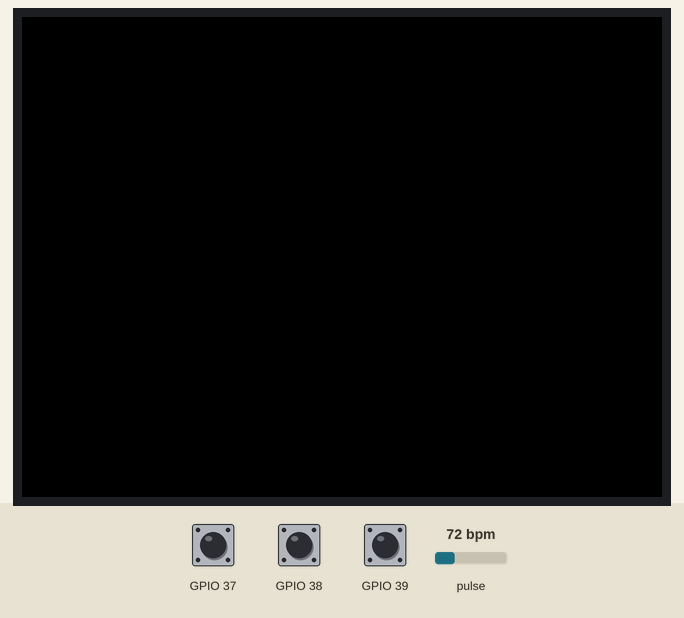
A program run on a simulated ESP32. On the bench: 320×240 colour display. The test bench sets the inputs (shaded band); at power-on: GPIO 39 HIGH, pulse 72 bpm, GPIO 37 HIGH, GPIO 38 HIGH. WiFi joins after 1.5 s; servers stay silent unless stated; uploads are accepted with an empty reply; what the program prints to the serial monitor is not drawn.

Above: at 2.9 s.
3.0 s: GPIO 39 pulled LOW for 0.15 s
At 3.31 s:
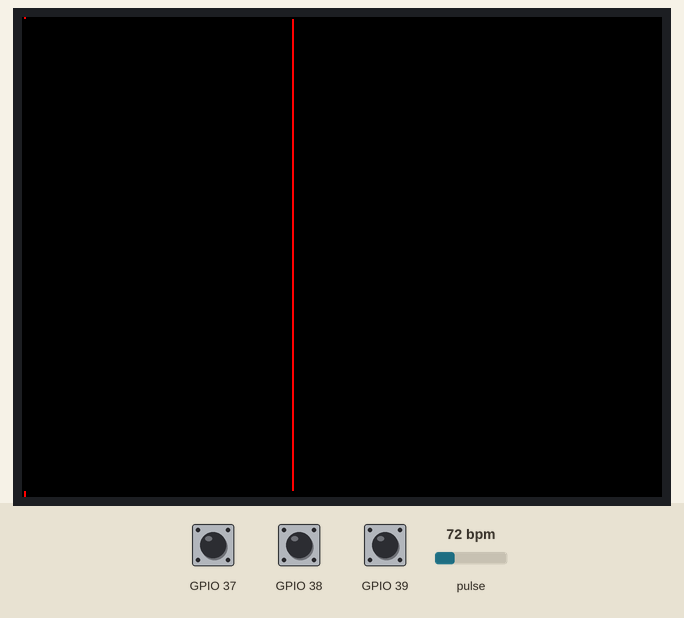
3.7 s: GPIO 39 pulled LOW for 1 s
6.2 s: GPIO 39 pulled LOW for 0.15 s
6.9 s: pulse set to 42 bpm
At 8.1 s:
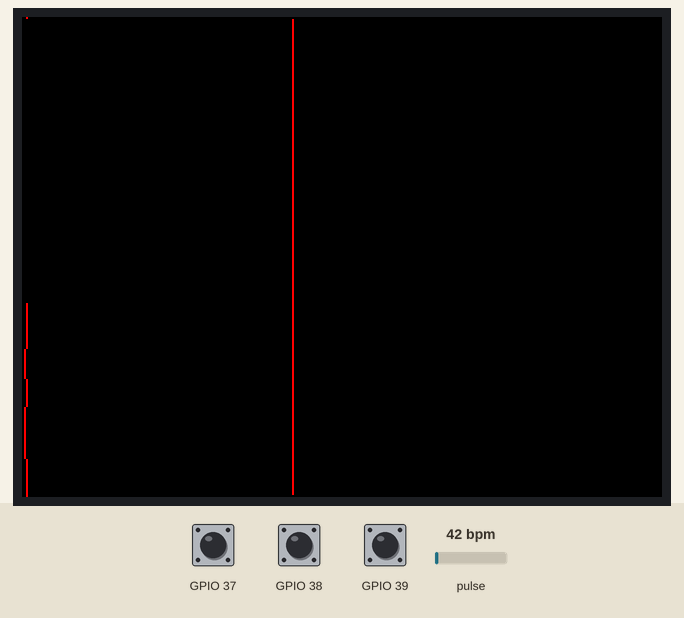
8.7 s: pulse set to 70 bpm
At 9.1 s:
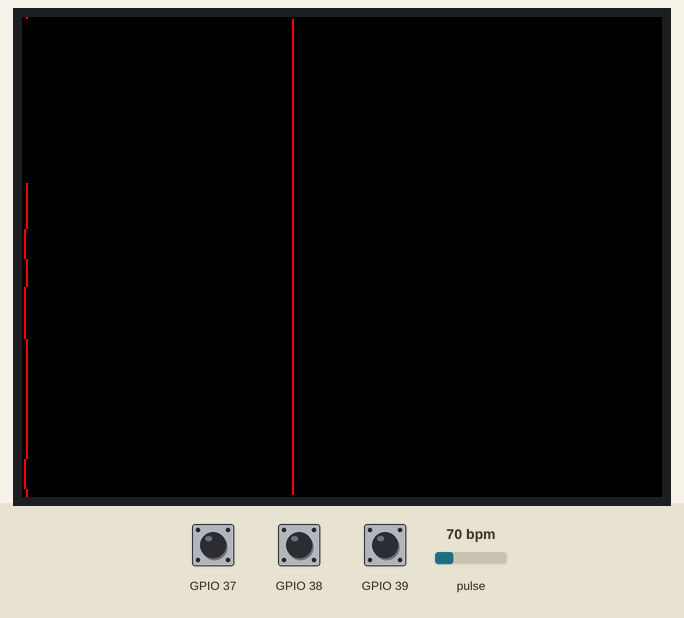
10.7 s: pulse set to 100 bpm
At 11.6 s:
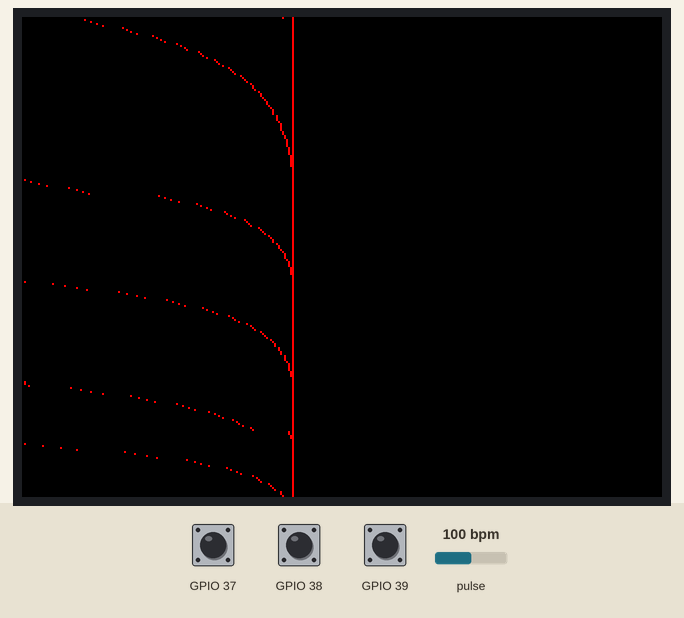
Timing chart, 0 to 13.7 s (numbered marks = the images above; inputs shaded):
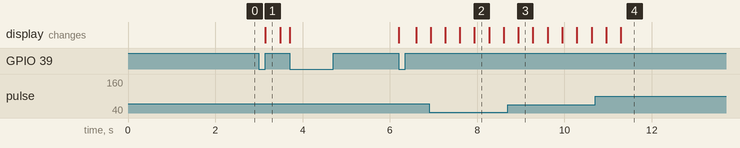

Measured:
- after the input at 3.0 s, the display: changes after 0.15 s (image 1)

The program:

main.cpp
```cpp
#include <Arduino.h> // Arduinoライブラリをインクルード
#include <M5unified.h> // M5Stackライブラリをインクルード
#include <Wire.h> // I2C通信ライブラリをインクルード
#include <WiFi.h> // WiFiライブラリをインクルード
#include <HTTPClient.h> // HTTPクライアントライブラリをインクルード
#include "MAX30100.h" // MAX30100センサライブラリをインクルード

// Sampling is tightly related to the dynamic range of the ADC.
// refer to the datasheet for further info
#define SAMPLING_RATE MAX30100_SAMPRATE_100HZ // サンプリングレートを100Hzに設定

// The LEDs currents must be set to a level that avoids clipping and maximises the
// dynamic range
#define IR_LED_CURRENT MAX30100_LED_CURR_50MA // 赤外線LEDの電流を50mAに設定
#define RED_LED_CURRENT MAX30100_LED_CURR_27_1MA // 赤色LEDの電流を27.1mAに設定

// The pulse width of the LEDs driving determines the resolution of
// the ADC (which is a Sigma-Delta).
// set HIGHRES_MODE to true only when setting PULSE_WIDTH to MAX30100_SPC_PW_1600US_16BITS
#define PULSE_WIDTH MAX30100_SPC_PW_1600US_16BITS // パルス幅を1600usに設定
#define HIGHRES_MODE true // 高解像度モードを有効に設定

// Instantiate a MAX30100 sensor class
MAX30100 sensor; // MAX30100センサのインスタンスを作成

// display: 240 x 135
#define X 240 // ディスプレイの幅を240に設定
#define Y 135 // ディスプレイの高さを135に設定
#define N 256 // データ配列のサイズを256に設定
#define Nbit 8 // ビット数を8に設定

uint16_t val_red[N], val_ir[N]; // 赤色と赤外線のデータ配列を定義
uint8_t px = 0; // データ配列のインデックスを初期化

#define Navg_base 200 // 基準値の平均化に使用するデータ数を200に設定
#define Navg_data 10 // データの平均化に使用するデータ数を10に設定
#define Navg_slope 10 // 傾きの平均化に使用するデータ数を10に設定
int data0 = 0; // 前回のデータを初期化
uint8_t fRamp = 0, fRamp0 = 0; // 傾きのフラグを初期化
int slope[Navg_slope]; // 傾きのデータ配列を定義
uint8_t pSlope = 0; // 傾きのデータ配列のインデックスを初期化
uint16_t tNP = 0, tPN = 0, tPN0 = 0, periodPN = 0, periodNP = 0; // 時間と周期を初期化
uint8_t fValid = 0; // 有効データのフラグを初期化
uint32_t sum_base = 0, sum_data = 0; // 基準値とデータの合計を初期化
long sum_slope = 0; // 傾きの合計を初期化

uint8_t f = 0; // 描画フラグを初期化

bool isOn = false; // センサの状態を初期化

// Google Sheets
char *ssid = "ifdl"; // WiFiのSSIDを設定
char *password = "hogeupip5"; // WiFiのパスワードを設定
const char* published_url = "https://script.google.com/macros/s/AKfycbzapF-EfOt_K34wxz9O-4fD5xoaAAFShaLQ6UTJSYmJVDDi3t-Qz9awCJgXJoMLVrOm/exec"; // Google SheetsのURLを設定
#define pubPeriod 300 // データ送信の周期を300に設定
int pubData[pubPeriod]; // データ送信用の配列を定義
String pubMessage; // データ送信用のメッセージを定義
int pubPx = 0; // データ送信用のインデックスを初期化

// Difine for calculate differencial
#define AVE_WIDTH 10
float sum1, sum2, sum3;
float original[pubPeriod];
float average1[pubPeriod], diff1[pubPeriod];
float average2[pubPeriod], diff2[pubPeriod];
float average3[pubPeriod];

void sensorSetup(); // センサのセットアップ関数を宣言
void connectWifi(); // WiFi接続関数を宣言
void sendToGoogleSheets(); // Google Sheets送信関数を宣言

void setup()
{
  M5.begin(); // M5Stackの初期化
  connectWifi(); // WiFiに接続
  sensorSetup(); // センサのセットアップ
  M5.Lcd.clear(); // ディスプレイをクリア
  for (uint16_t x = 0; x < N; x++)
  {
    val_red[x] = 0; // 赤色データ配列を初期化
    val_ir[x] = 0; // 赤外線データ配列を初期化
  }
}

void loop()
{
  M5.update(); // M5Stackの状態を更新
  uint16_t ir, red; // 赤外線と赤色のデータを定義

  if (M5.BtnA.wasPressed())
  {
    isOn = !isOn; // センサの状態を切り替え
    if (isOn)
    {
      M5.Lcd.clear(); // ディスプレイをクリア
      px = 0; // データ配列のインデックスを初期化
      pubPx = 0; // データ送信用のインデックスを初期化
      sensorSetup(); // センサのセットアップ
    } else {
      Serial.println("Stopped"); // シリアルモニタに停止メッセージを表示
      sendToGoogleSheets(); // Google Sheetsにデータを送信
    }
  }

  sensor.update(); // センサの状態を更新
  while (isOn && sensor.getRawValues(&ir, &red))
  {
    if(pubPx++ == pubPeriod)
    {
      Serial.println("Collected 3000 data"); // シリアルモニタにデータ収集完了メッセージを表示
      sendToGoogleSheets(); // Google Sheetsにデータを送信
      isOn = false; // センサの状態をオフに設定
      break; // ループを抜ける
    }

    val_red[px] = red; // 赤色データ配列にデータを追加
    val_ir[px] = ir; // 赤外線データ配列にデータを追加

    /////////////////////////////
    original[px] = static_cast<float>(red);
    if(px >= AVE_WIDTH) {		//px-AVE_WIDTH
      sum1=0;
      for(int i = px-AVE_WIDTH; i<= px; i++) {
        sum1 += original[i];
      }
      average1[px] = sum1 / (AVE_WIDTH+1);
    }
    if(px >=  AVE_WIDTH+1) {
      diff1[px] = average1[px] - average1[px-1];
    }
    if(px >= AVE_WIDTH*2+1) {		//px-AVE_WIDTH
      sum2=0;
      for(int i = px-AVE_WIDTH; i<= px; i++) {
        sum2 += diff1[i];
      }
      average2[px] = sum2 / (AVE_WIDTH+1);
    }
    if(px >=  AVE_WIDTH*2+2) {
      diff2[px] = average2[px] - average2[px-1];
    }
    if(px >= AVE_WIDTH*3+2) {		//px-AVE_WIDTH
      sum3=0;
      for(int i = px-AVE_WIDTH; i<= px; i++) {
        sum3 += diff2[i];
      }
      average3[px] = sum3 / (AVE_WIDTH+1);
    }
    /////////////////////////////

    uint16_t px0;
    sum_base = 0; // 基準値の合計を初期化
    px0 = (X + px - Navg_base - 1) % X; // 基準値のインデックスを計算
    for (uint8_t i = 0; i < Navg_base; i++)
      sum_base += val_red[(px0 + i) % X]; // 基準値の合計を計算
    sum_data = 0; // データの合計を初期化
    px0 = (X + px - Navg_data - 1) % X; // データのインデックスを計算
    for (uint8_t i = 0; i < Navg_data; i++)
      sum_data += val_red[(px0 + i) % X]; // データの合計を計算
    uint16_t base = sum_base / Navg_base; // 基準値の平均を計算
    int data = sum_data / Navg_data - base; // データの平均から基準値を引く
    slope[pSlope] = data - data0; // 傾きを計算
    pSlope = (pSlope + 1) % Navg_slope; // 傾きのインデックスを更新
    sum_slope = 0; // 傾きの合計を初期化
    for (uint8_t i = 0; i < Navg_slope; i++)
      sum_slope += slope[i]; // 傾きの合計を計算
    int avg_slope = sum_slope / Navg_slope; // 傾きの平均を計算
    if (avg_slope > 0) fRamp = 1; else fRamp = 0; // 傾きのフラグを更新

    if (fRamp0 == 0 && fRamp == 1)
      tNP = millis(); // 傾きが正から負に変わった時の時間を記録
    else if (fRamp0 == 1 && fRamp == 0){
        tPN = millis(); // 傾きが負から正に変わった時の時間を記録
        periodPN = tPN - tNP; // 正から負への周期を計算
        periodNP = tNP - tPN0; // 負から正への周期を計算
        tPN0 = tPN; // 時間を更新
    }
    fRamp0 = fRamp; // 傾きのフラグを更新
    data0 = data; // データを更新
    if (periodPN > 400 && periodPN < 800 && periodNP > 100 && periodNP < 300)
      fValid = 1; // データが有効かどうかを判定
    else
      fValid = 0; // データが無効
    //Serial.printf("%d %d %d %d %d %d %d\n", pubPx, millis(), red, base, data, periodPN, periodNP); // シリアルモニタにデータを表示
    //    printf(">red:%d\n", val_red[px]);
    //    printf(">max:%d\n", max_red);
    //    printf(">min:%d\n", min_red);

    // Start of drawing
    f++;
    if (f == 4) // draw every 4 samples
    {
      f = 0; // 描画フラグを初期化
      uint16_t min_red = 65535, min_ir = 65535, max_red = 0, max_ir = 0; // 最小値と最大値を初期化
      for (uint8_t x = 0; x < X; x++)
      {
        if (val_red[x] > max_red)
          max_red = val_red[x]; // 赤色データの最大値を更新
        if (val_red[x] < min_red)
          min_red = val_red[x]; // 赤色データの最小値を更新
        if (val_ir[x] > max_ir)
          max_ir = val_ir[x]; // 赤外線データの最大値を更新
        if (val_ir[x] < min_ir)
          min_ir = val_ir[x]; // 赤外線データの最小値を更新
      }
      uint16_t mag_red, mag_ir;
      if ((max_red - min_red) < Y)
        mag_red = 1; // 赤色データの倍率を設定
      else
        mag_red = (max_red - min_red) / Y; // 赤色データの倍率を計算
      if ((max_ir - min_ir) < Y)
        mag_ir = 1; // 赤外線データの倍率を設定
      else
        mag_ir = (max_ir - min_ir) / Y; // 赤外線データの倍率を計算
      uint8_t dx = px; // データ配列のインデックスを設定
      int y_red, y_ir;
      for (uint8_t x = 0; x < X; x++)
      {
        y_red = (val_red[dx] - min_red) / mag_red; // 赤色データのY座標を計算
        if (y_red > Y - 1)
          y_red = Y - 1; // Y座標の上限を設定
        if (y_red < 0)
          y_red = 0; // Y座標の下限を設定
        y_ir = (val_ir[dx] - min_ir) / mag_ir; // 赤外線データのY座標を計算
        if (y_ir > Y - 1)
          y_ir = Y - 1; // Y座標の上限を設定
        if (y_ir < 0)
          y_ir = 0; // Y座標の下限を設定
        M5.Lcd.drawFastHLine(0, x, Y, BLACK); // ディスプレイに水平線を描画
        if (fValid == 1)
          M5.Lcd.drawPixel(Y - y_red, x, WHITE); // データが有効な場合、白色でピクセルを描画
        else
          M5.Lcd.drawPixel(Y - y_red, x, RED); // データが無効な場合、赤色でピクセルを描画
        dx = (dx + 1) % X; // データ配列のインデックスを更新
      }
    }
    // End of drawing
    Serial.printf("%d %d %d %d %f %f %f %f %f\n", px, pubPx, millis(), red, average1[px], diff1[px], average2[px], diff2[px], average3[px]); // シリアルモニタにデータを表示
    pubData[pubPx] = average3[px]; // データ送信用の配列にデータを追加

    px = (px + 1) % X; // データ配列のインデックスを更新
  }
}

void sensorSetup()
{
  if (!sensor.begin())
  {
    printf("fail\n"); // センサの初期化に失敗した場合、メッセージを表示
    M5.Lcd.print("MAX30100 not found."); // ディスプレイにエラーメッセージを表示
  }
  else
  {
    printf("ok\n"); // センサの初期化に成功した場合、メッセージを表示
  }

  // Set up the wanted parameters
  sensor.setMode(MAX30100_MODE_SPO2_HR); // センサのモードを設定
  sensor.setLedsCurrent(IR_LED_CURRENT, RED_LED_CURRENT); // LEDの電流を設定
  sensor.setLedsPulseWidth(PULSE_WIDTH); // LEDのパルス幅を設定
  sensor.setSamplingRate(SAMPLING_RATE); // サンプリングレートを設定
  sensor.setHighresModeEnabled(HIGHRES_MODE); // 高解像度モードを有効に設定
  sensor.resume(); // センサを再開
}

void connectWifi()
{
  int cnt = 0; // カウンタを初期化
  WiFi.begin(ssid, password); // WiFiに接続
  Serial.println("Connecting to "+String(ssid)); // シリアルモニタに接続メッセージを表示
  while (WiFi.status() != WL_CONNECTED){
    delay(500); // 接続が完了するまで待機
    if(cnt++ > 20) break; // カウンタが20を超えた場合、ループを抜ける
  }
  Serial.println("Connected"); // シリアルモニタに接続完了メッセージを表示
}

void sendToGoogleSheets()
{
  pubMessage = ""; // メッセージを初期化
  for (uint16_t i = 0; i < pubPeriod; i++){
    pubMessage += String(pubData[i]) + ","; // データをメッセージに追加
  }
  Serial.print("HTTP start\n"); // シリアルモニタにHTTP開始メッセージを表示
  HTTPClient http; // HTTPクライアントを作成
  http.begin(published_url); // URLを設定
  int httpCode = http.POST(pubMessage); // データをPOST
  if(httpCode > 0){
    Serial.printf("HTTP Response:%d\n", httpCode); // シリアルモニタにHTTPレスポンスを表示
  }else{
    Serial.printf("HTTP failed, error: %s\n", http.errorToString(httpCode).c_str()); // シリアルモニタにエラーメッセージを表示
  }
  http.end(); // HTTP接続を終了
  WiFi.disconnect(true, true); // WiFi接続を切断
}
```
